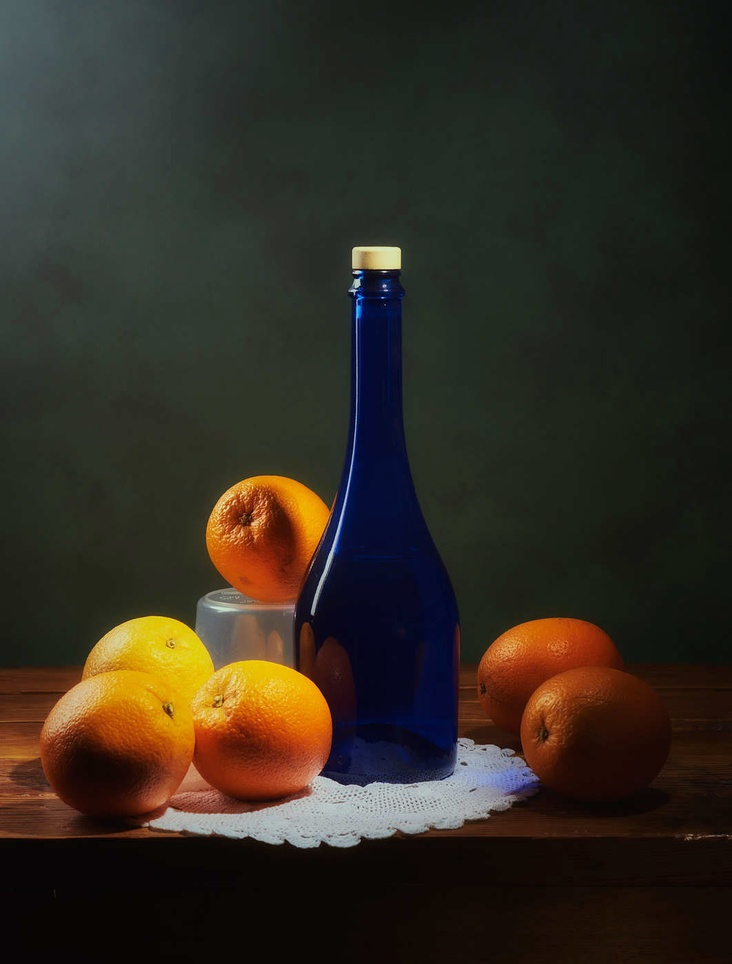
#> input picture images/lr5.jpg, 732 x 964 px, shrunk from 1062 x 1400 before the run
$ python LR_5.py
#> lines starting #> are read from the running program, lines starting #| are printed output that depends on the picture; after the words box and inside, x2 and y2 are one past the last pixel; in counts of white or black regions, pixels touching at a corner belong together
import matplotlib.pyplot as plt
import cv2 as cv
import numpy as np
from matplotlib import colors

#Метод цветовой сегментации изображения
def segment_image(image):
    ''' Attempts to segment the whale out of the provided image '''

    # Convert the image into HSV
    hsv_image = cv.cvtColor(image, cv.COLOR_RGB2HSV)

    #Цвета бутылки
    lower_bottle = (50,90,0)
    upper_bottle = (150,255,255)

    #Цвета апельсина на бутылке
    mask1 = cv.inRange(hsv_image, lower_bottle, upper_bottle)

    #
    lower_orange = (150,150,0)
    upper_orange = (200,250,250)

    mask2 = cv.inRange(hsv_image, lower_orange, upper_orange)

    final_mask = mask1 + mask2

    result = cv.bitwise_and(image, image, mask=final_mask)

    #Цвета синей части кружева под с бутылкой
    lower_bottle = (110,0,150)
    upper_bottle = (120,200,255)
    mask1 = cv.inRange(hsv_image, lower_bottle, upper_bottle)
    mask_inv = cv.bitwise_not(mask1)
    result = cv.bitwise_and(result, result, mask=mask_inv)

    #Clean up the segmentation using a blur
    blur = cv.GaussianBlur(result, (5, 5), 0)
    return blur

#Загружаем изображение
img = cv.imread('images/lr5.jpg')
#> img is the input picture: shape (964, 732, 3); mean B, G, R 33.8, 44, 50.1
image_rgb = cv.cvtColor(img, cv.COLOR_BGR2RGB)
hsv_image = cv.cvtColor(image_rgb, cv.COLOR_RGB2HSV)
#> hsv_image: shape (964, 732, 3); mean H, S, V 50.9, 105.9, 56.7

# Строим график для исходного изображения
h, s, v = cv.split(hsv_image)
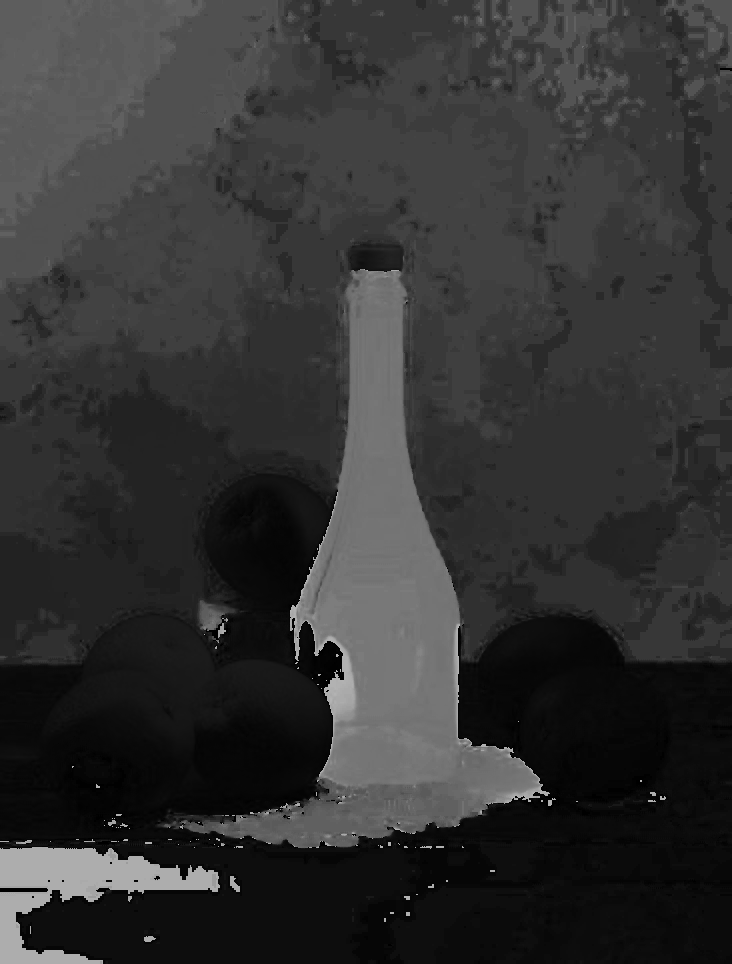
#> h: shape (964, 732); min 0, max 179, mean 50.9
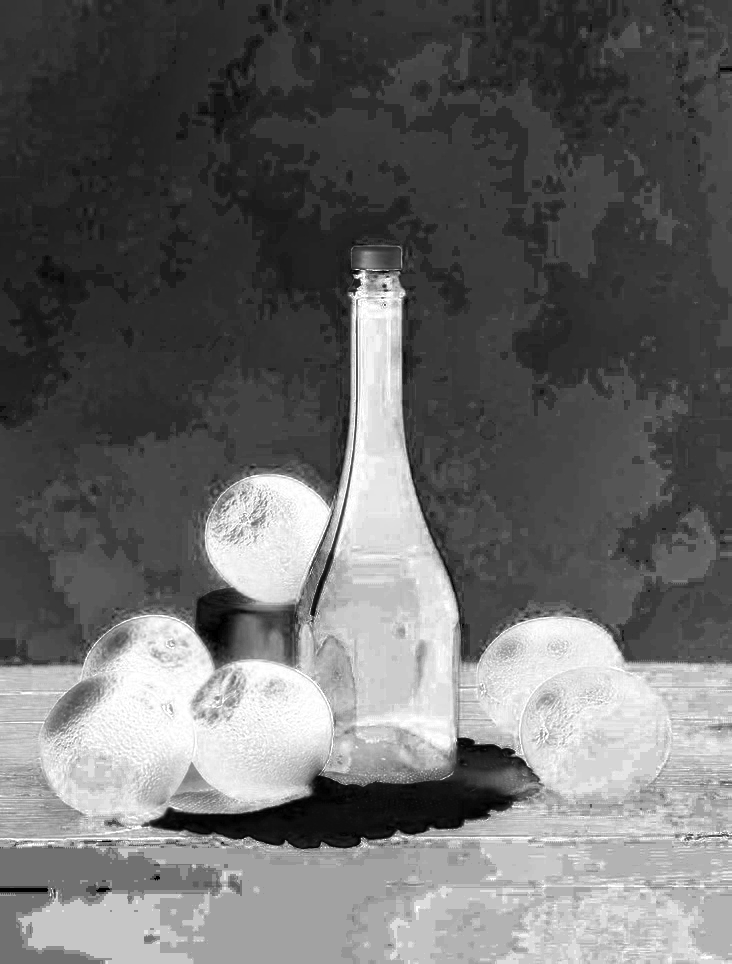
#> s: shape (964, 732); min 0, max 255, mean 105.9
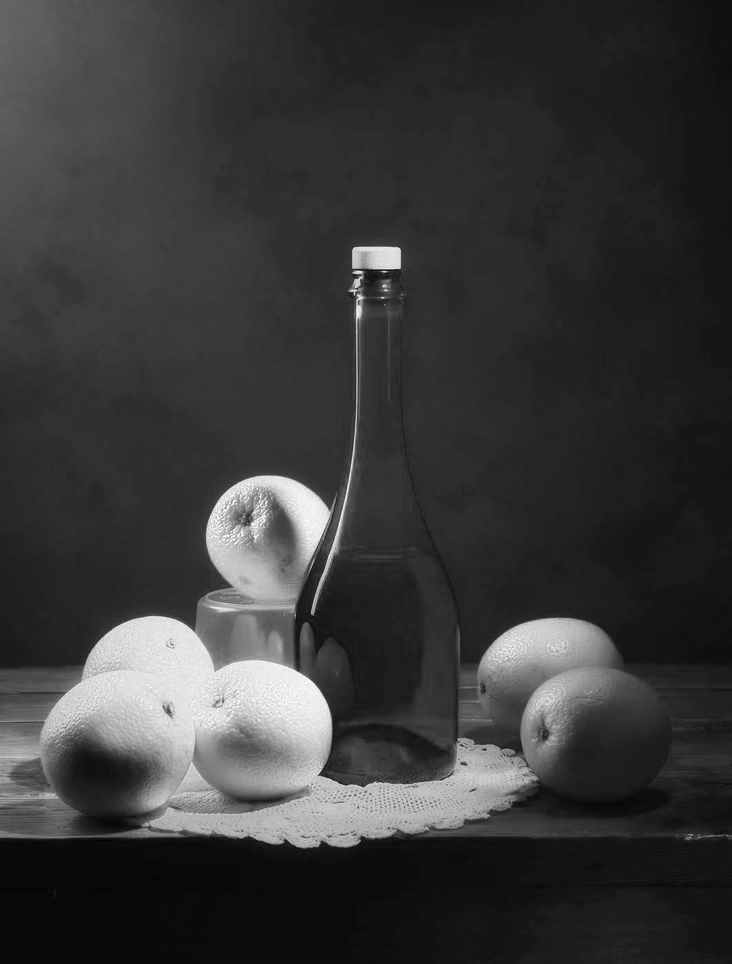
#> v: shape (964, 732); min 3, max 255, mean 56.7
fig = plt.figure()
axis = fig.add_subplot(1, 1, 1, projection="3d")
pixel_colors = image_rgb.reshape((np.shape(image_rgb)[0]*np.shape(image_rgb)[1], 3))
norm = colors.Normalize(vmin=-1.,vmax=1.)
norm.autoscale(pixel_colors)
pixel_colors = norm(pixel_colors).tolist()
#> pixel_colors = 705648 items
axis.scatter(h.flatten(), s.flatten(), v.flatten(), facecolors=pixel_colors, marker=".")
axis.set_xlabel("Hue")
axis.set_ylabel("Saturation")
axis.set_zlabel("Value")
plt.show()
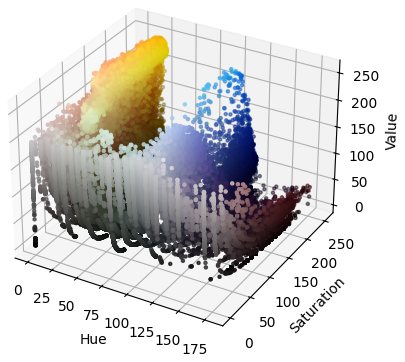
#> figure drawn by matplotlib, 1 panel

#Проводим цветовую сегментацию, чтобы выделить бутылку на изображении
#Осуществление сегментации
result = segment_image(image_rgb)
#> in segment_image, `mask1 = cv.inRange(hsv_image, lower_bottle, upper_bottle)`:
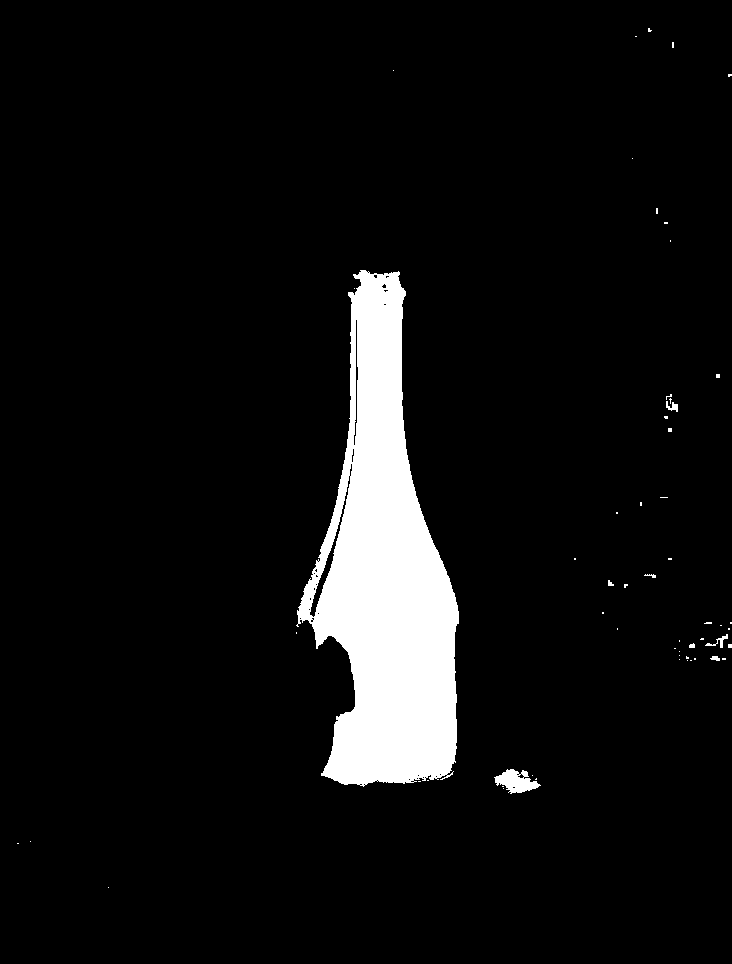
#> mask1: shape (964, 732); 6.7% white; 57 white regions (49 under 20 px), largest, box (x1, y1, x2, y2) and area: (296, 270, 459, 787) 45922, (494, 769, 541, 794) 653, (705, 634, 728, 648) 86
#> in segment_image, `mask2 = cv.inRange(hsv_image, lower_orange, upper_orange)`: mask2: shape (964, 732); 0.28% white; 110 white regions (102 under 20 px), largest, box (x1, y1, x2, y2) and area: (324, 636, 355, 717) 1190, (454, 629, 459, 724) 243, (314, 643, 323, 656) 35
#> in segment_image, `mask1 = cv.inRange(hsv_image, lower_bottle, upper_bottle)`:
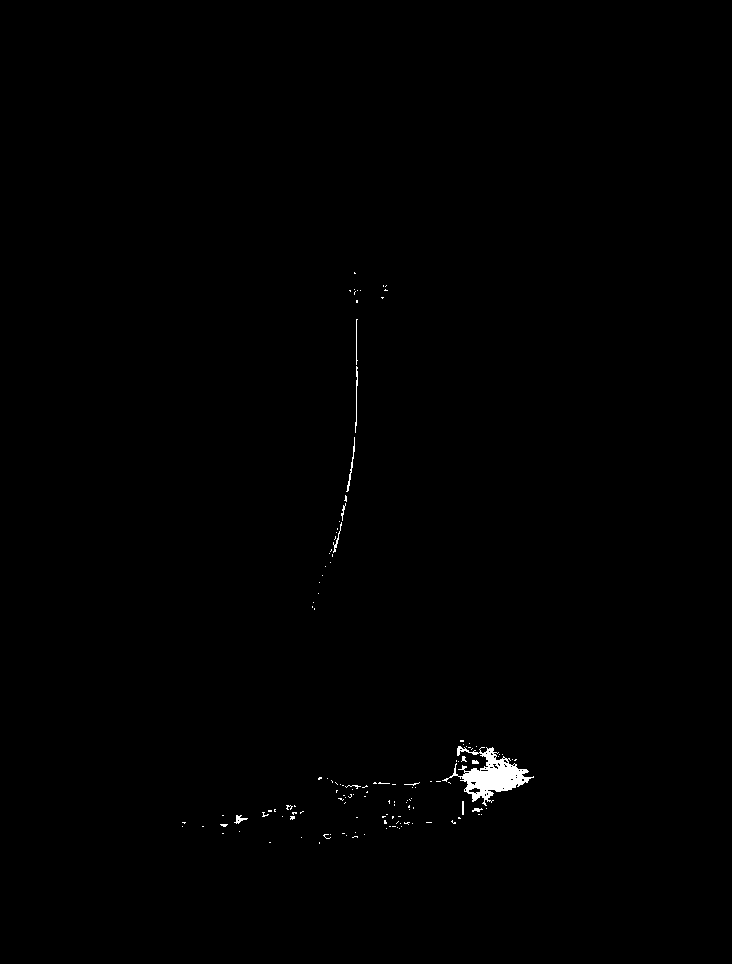
#> mask1: shape (964, 732); 0.41% white; 137 white regions (125 under 20 px), largest, box (x1, y1, x2, y2) and area: (442, 746, 534, 806) 1929, (346, 437, 355, 492) 90, (355, 366, 358, 433) 85

#Вывод результата
plt.figure(figsize=(15,20))
plt.subplot(1, 2, 1)
plt.imshow(image_rgb)
plt.subplot(1, 2, 2)
plt.imshow(result)
plt.show()

#Меняем кодировку
result = cv.cvtColor(result, cv.COLOR_HSV2RGB)
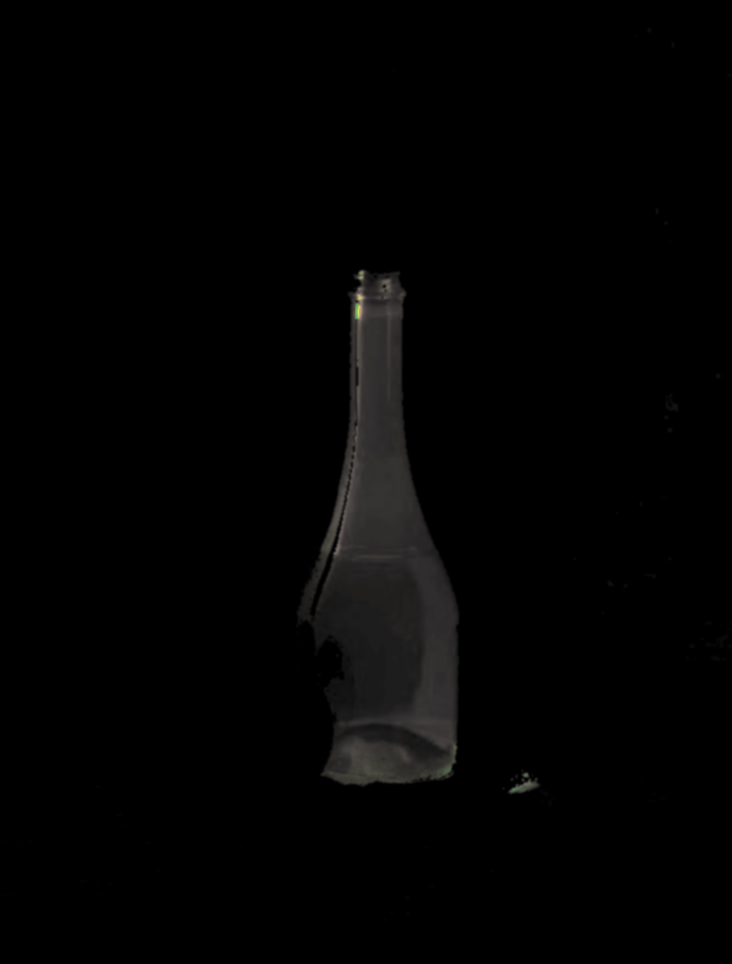
#> result: shape (964, 732, 3); mean R, G, B 3, 2.9, 2.8
#Сохраняем результат
plt.imsave("images/lr5_res.png", result)
